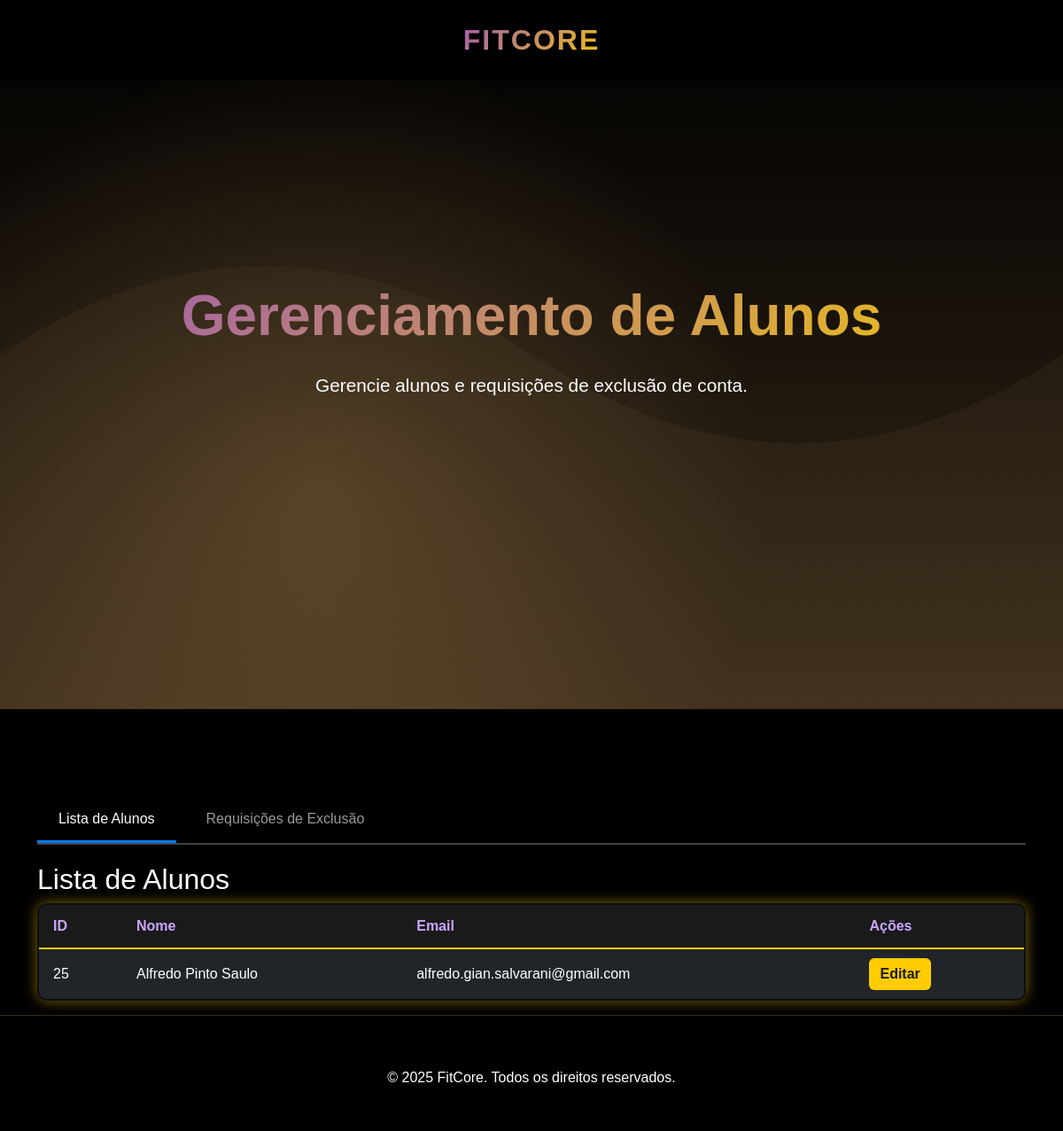
/lista_alunos/ (signed in), run on an earlier commit of the app's database.
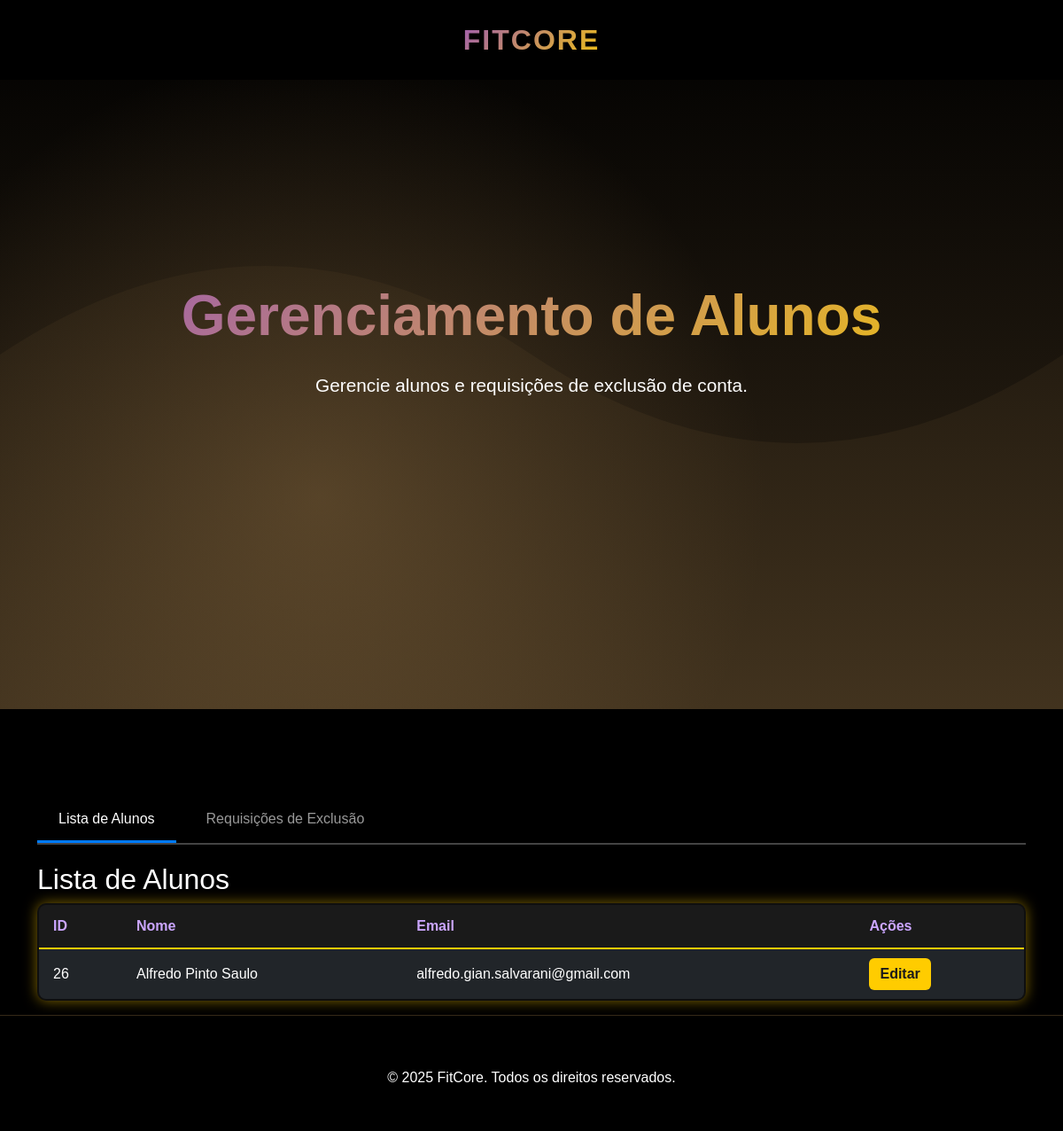
And on a later commit of the database.
### cadastro/models.py (models this page shows, shortened)
class Usuario(models.Model):
    GENERO_CHOICES = [
        ('M', 'Masculino'),
        ('F', 'Feminino'),
        ('O', 'Outro'),
        ('N', 'Prefiro não dizer'),
    ]
    nome_completo = models.CharField(max_length=100)
    senha = models.CharField(max_length=100)
    email = models.EmailField(max_length=100, unique=True)
    telefone = models.CharField(max_length=20)
    data_nascimento = models.DateField()
    genero = models.CharField(max_length=1, choices=GENERO_CHOICES)
    observacoes = models.TextField(blank=True)

### TelaProf/views.py (the view, shortened to what this page needs)
# urls.py: path('lista_alunos/', views.lista_alunos, name='lista_alunos'),
@login_required
def lista_alunos(request):
    alunos = Usuario.objects.all()
    requisicoes = RequisicaoExclusao.objects.filter(status='pendente').select_related('usuario')
    aba_ativa = request.GET.get('aba', 'alunos')
    return render(request, 'lista_alunos.html', {
        'alunos': alunos,
        'requisicoes': requisicoes,
        'aba_ativa': aba_ativa,
    })

### TelaProf/templates/lista_alunos.html (shortened to what this page needs)
{% load static %}
<!DOCTYPE html>
<html lang="en">
<head>
    <link href="{% static 'css/bootstrap.min.css' %}" rel="stylesheet">
    <link href="{% static 'css/estilo.css' %}" rel="stylesheet">
</head>
<body>
    <nav class="navbar navbar-expand-lg navbar-dark fixed-top">
        <div class="container d-flex justify-content-center">
            <a class="navbar-brand mx-auto" href="{% url 'membros' %}">FitCore</a>
        </div>
    </nav>
    <section class="hero">
        <div class="container hero-content text-center">
            <h1>Gerenciamento de Alunos</h1>
            <p>Gerencie alunos e requisições de exclusão de conta.</p>
        </div>
    </section>
    <div class="container list-container" style="margin-top: 100px;">
        <div class="tab-container">
            <button class="tab-btn {% if aba_ativa == 'alunos' %}active{% endif %}" onclick="switchTab('alunos')">
                Lista de Alunos
            </button>
            <button class="tab-btn {% if aba_ativa == 'requisicoes' %}active{% endif %}" onclick="switchTab('requisicoes')">
                Requisições de Exclusão
            </button>
        </div>
        <div id="alunos-tab" class="tab-content {% if aba_ativa == 'alunos' %}active{% endif %}">
            <h2>Lista de Alunos</h2>
            <table class="table custom-table">
                <thead class="table-dark">
                    <tr class="table-dark">
                        <th>ID</th>
                        <th>Nome</th>
                        <th>Email</th>
                        <th>Ações</th>
                    </tr>
                </thead>
                <tbody class="table-group-divider">
                {% for aluno in alunos %}
                    <tr class="table-dark">
                        <td class="align-middle">{{ aluno.id }}</td>
                        <td class="align-middle">{{ aluno.nome_completo }}</td>
                        <td class="align-middle">{{ aluno.email }}</td>
                        <td class="align-middle">
                            <a href="{% url 'TelaProf:editar_aluno' aluno.id %}" class="btn btn-primary">Editar</a>
                        </td>
                    </tr>
                {% empty %}
                    <tr class="table-dark">
                        <td colspan="4" class="text-center">Nenhum aluno cadastrado.</td>
                    </tr>
                {% endfor %}
                </tbody>
            </table>
        </div>
    </div>
    <footer class="footer text-center">
        <p style="margin-top: 10px;">&copy; 2025 FitCore. Todos os direitos reservados.</p>
    </footer>
</body>
</html>

### static/css/estilo.css (style rules this page uses)
:root { --primary-yellow: #b08852; --dark-yellow: #8e6f3f; --light-yellow: rgba(176, 136, 82, 0.1); --gradient-purple-yellow: linear-gradient(135deg, #9b59b6, #f1c40f); }
* { margin: 0; padding: 0; box-sizing: border-box; }
body { font-family: 'Arial', sans-serif; background-color: #000; color: #fff; overflow-x: hidden; }
.navbar { background: rgba(0, 0, 0, 0.95) !important; backdrop-filter: blur(10px); transition: all 0.3s ease; padding: 1rem 0; }
.navbar-brand { font-size: 2rem; font-weight: bold; background: var(--gradient-purple-yellow); background-clip: text; -webkit-background-clip: text; -webkit-text-fill-color: transparent; text-transform: uppercase; letter-spacing: 2px; }
.hero { height: 100vh; background-size: cover; background-position: center; display: flex; align-items: center; position: relative; }
.hero::before { content: ''; position: absolute; top: 0; left: 0; right: 0; bottom: 0; background: radial-gradient(circle at 30% 70%, rgba(176, 136, 82, 0.3) 0%, transparent 50%); pointer-events: none; }
.hero-content { position: relative; z-index: 2; }
.hero h1 { font-size: 4rem; font-weight: bold; margin-bottom: 1.5rem; background: var(--gradient-purple-yellow); -webkit-background-clip: text; -webkit-text-fill-color: transparent; background-clip: text; animation: fadeInUp 1s ease; }
.hero p { font-size: 1.3rem; margin-bottom: 2rem; opacity: 0.9; animation: fadeInUp 1s ease 0.3s both; }
.footer { background: #000; padding: 3rem 0 2rem; border-top: 1px solid rgba(176, 136, 82, 0.3); }
table.custom-table { background-color: #0f0f0f; color: #b980ff; border: 2px solid #ffcc00; border-radius: 10px; box-shadow: 0 0 15px rgba(255, 204, 0, 0.5); overflow: hidden; }
table.custom-table thead th { background-color: #1a1a1a; color: #cba6ff; font-weight: 600; border-bottom: 2px solid #ffcc00; text-align: left; padding: 12px 16px; }
table.custom-table td { padding: 10px 16px; vertical-align: middle; border-bottom: 1px solid #2a2a2a; }
table.custom-table a.btn { background-color: #ffcc00; border: none; color: #1a1a1a; font-weight: 600; transition: all 0.2s ease-in-out; }

### TelaProf/templates/lista_alunos.html (style rules this page uses)
.tab-container { display: flex; gap: 10px; margin-bottom: 20px; border-bottom: 2px solid #444; }
.tab-btn { padding: 12px 24px; background: transparent; border: none; color: #999; font-size: 16px; cursor: pointer; transition: all 0.3s; border-bottom: 3px solid transparent; }
.tab-btn.active { color: #fff; border-bottom-color: #007bff; }
.tab-content { display: none; }
.tab-content.active { display: block; }

What changed in the data, as far as the page shows it:
removed Usuario: id "25", nome_completo "Alfredo Pinto Saulo", email "alfredo.gian.salvarani@gmail.com"
added Usuario: id "26", nome_completo "Alfredo Pinto Saulo", email "alfredo.gian.salvarani@gmail.com"
